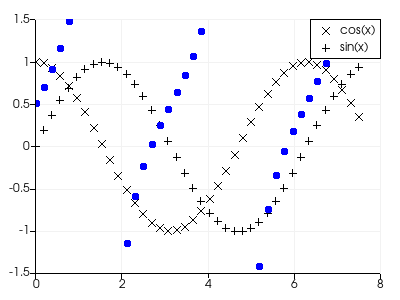

The script that drew this image:
#!/usr/bin/env python
# Demonstrate hiding specific plots from the legend by setting an empty label.

import math

import vtkmodules.vtkInteractionStyle  # noqa: F401
import vtkmodules.vtkRenderingContextOpenGL2  # noqa: F401
import vtkmodules.vtkRenderingOpenGL2  # noqa: F401

from vtkmodules.vtkChartsCore import vtkAxis, vtkChartXY, vtkPlotPoints
from vtkmodules.vtkCommonCore import vtkFloatArray
from vtkmodules.vtkCommonDataModel import vtkTable
from vtkmodules.vtkRenderingContext2D import vtkContextActor
from vtkmodules.vtkRenderingCore import (
    vtkRenderWindow,
    vtkRenderWindowInteractor,
    vtkRenderer,
)

# Create a table with some points in it.
table = vtkTable()
arr_x = vtkFloatArray()
arr_x.SetName("X Axis")
table.AddColumn(arr_x)
arr_c = vtkFloatArray()
arr_c.SetName("Cosine")
table.AddColumn(arr_c)
arr_s = vtkFloatArray()
arr_s.SetName("Sine")
table.AddColumn(arr_s)
arr_t = vtkFloatArray()
arr_t.SetName("Tan")
table.AddColumn(arr_t)

num_points = 40
inc = 7.5 / (num_points - 1)
table.SetNumberOfRows(num_points)
for i in range(num_points):
    table.SetValue(i, 0, i * inc)
    table.SetValue(i, 1, math.cos(i * inc))
    table.SetValue(i, 2, math.sin(i * inc))
    table.SetValue(i, 3, math.tan(i * inc) + 0.5)

# Set up a chart.
chart = vtkChartXY()
chart.SetShowLegend(True)
chart.GetAxis(vtkAxis.LEFT).SetTitle("")
chart.GetAxis(vtkAxis.LEFT).SetRange(-1.5, 1.5)
chart.GetAxis(vtkAxis.LEFT).SetBehavior(vtkAxis.FIXED)
chart.GetAxis(vtkAxis.BOTTOM).SetTitle("")

# Plot cos(x) with cross markers.
points = chart.AddPlot(vtkChartXY.POINTS)
points.SetInputData(table, 0, 1)
points.SetColor(0, 0, 0, 255)
points.SetWidth(1.0)
points.SetLabel("cos(x)")
vtkPlotPoints.SafeDownCast(points).SetMarkerStyle(vtkPlotPoints.CROSS)

# Plot sin(x) with plus markers.
points = chart.AddPlot(vtkChartXY.POINTS)
points.SetInputData(table, 0, 2)
points.SetColor(0, 0, 0, 255)
points.SetWidth(1.0)
points.SetLabel("sin(x)")
vtkPlotPoints.SafeDownCast(points).SetMarkerStyle(vtkPlotPoints.PLUS)

# Plot tan(x) with hidden legend entry.
points = chart.AddPlot(vtkChartXY.POINTS)
points.SetInputData(table, 0, 3)
points.SetColor(0, 0, 255, 255)
points.SetWidth(2.0)
points.SetLabel("")

# Context actor and scene wiring.
context_actor = vtkContextActor()
context_actor.GetScene().AddItem(chart)

# Renderer
renderer = vtkRenderer()
renderer.SetBackground(1.0, 1.0, 1.0)
context_actor.GetScene().SetRenderer(renderer)
renderer.AddActor(context_actor)

# Window
render_window = vtkRenderWindow()
render_window.SetSize(400, 300)
render_window.SetMultiSamples(0)
render_window.AddRenderer(renderer)
render_window.SetWindowName("legend hidden plots")

# Interactor
interactor = vtkRenderWindowInteractor()
interactor.SetRenderWindow(render_window)

interactor.Initialize()
interactor.Start()
